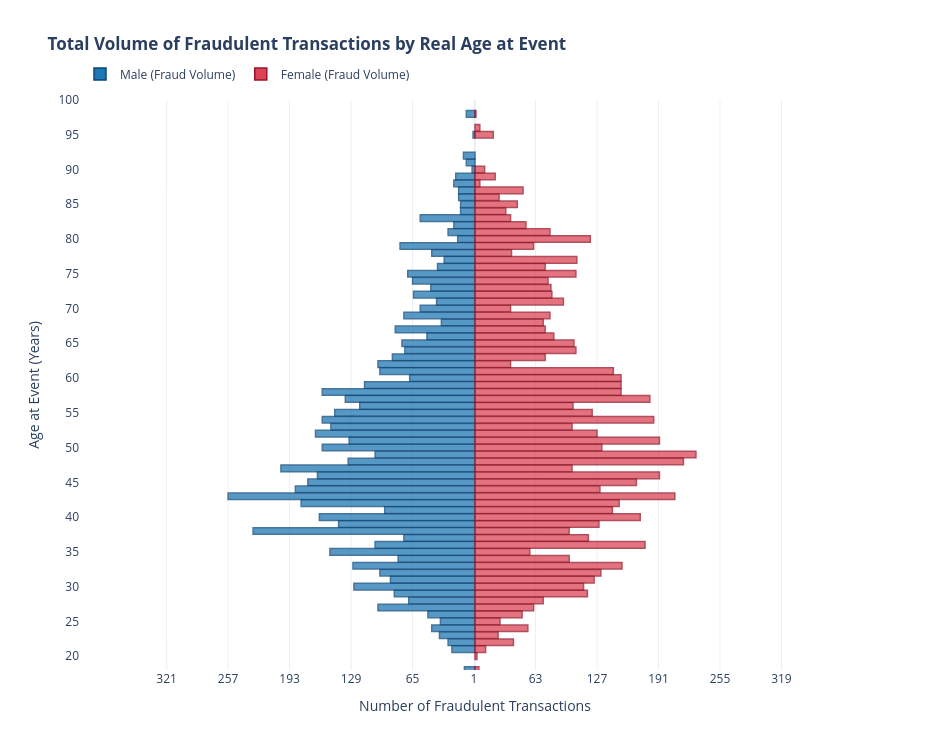

The cell this chart's notebook holds for it:
### Code cell
demographic_fraud_age_pd = demographic_fraud_age_df.toPandas()
males_frd2 = demographic_fraud_age_pd[demographic_fraud_age_pd["gender"] == "Male"]
females_frd2 = demographic_fraud_age_pd[demographic_fraud_age_pd["gender"] == "Female"]

demographic_fraud_age_fig = go.Figure()

demographic_fraud_age_fig.add_trace(go.Bar(
    y=males_frd2["age_at_transaction"],
    x=males_frd2["Total_pyramid"],
    name="Male (Fraud Volume)",
    orientation="h",
    marker=dict(color="#1F77B4", opacity=0.75, line=dict(color="#0A4678", width=1.5)),
    hovertemplate="<b>Age: %{y} years old</b><br>Fraudulent Transactions: %{customdata:,}\
    <extra></extra>",
    customdata=males_frd2["Total"]
))

demographic_fraud_age_fig.add_trace(go.Bar(
    y=females_frd2["age_at_transaction"],
    x=females_frd2["Total_pyramid"],
    name="Female (Fraud Volume)",
    orientation="h",
    marker=dict(color="#DB4455", opacity=0.75, line=dict(color="#961428", width=1.5)),
    hovertemplate="<b>Age: %{y} years old</b><br>Fraudulent Transactions: %{customdata:,}\
    <extra></extra>",
    customdata=females_frd2["Total"]
))

max_count = int(demographic_fraud_age_pd["Total"].max())
tick_step = max(1, max_count // 4)
tick_vals = list(range(-max_count - tick_step, max_count + tick_step, tick_step))
tick_text = [str(abs(v)) for v in tick_vals]

demographic_fraud_age_fig.update_layout(
    title="<b>Total Volume of Fraudulent Transactions by Real Age at Event</b>",
    barmode="overlay", bargap=0.05, height=750, width=950, autosize=False,    
    legend=dict(orientation="h", yanchor="bottom", y=1.02, xanchor="left", x=0),
    xaxis=dict(title="Number of Fraudulent Transactions", 
               tickvals=tick_vals, ticktext=tick_text, range=[-max_count * 1.6, max_count * 1.6]),
    yaxis=dict(title="Age at Event (Years)", type="linear", range=[18, 100], dtick=5),
    template="plotly_white",
)

demographic_fraud_age_fig.show()

### Figure 1 — Plotly figure (JSON) as saved in the notebook; plotly's stock layout.template omitted (floating-point values rounded to 4 significant figures)
{"data": [{"customdata": [57, 132, 12, 202, 150, 49, 99, 73, 22, 22, 36, 78, 45, 70, 174, 17, 74, 15, 127, 104, 162, 50, 45, 159, 101, 159, 101, 37, 166, 181, 115, 18, 2, 24, 84, 64, 86, 46, 74, 32, 159, 257, 135, 68, 39, 142, 104, 94, 15, 35, 11, 88, 57, 80, 83, 164, 187, 151, 231, 28, 28, 17, 126, 20, 99, 69, 3, 76, 120, 131, 40, 146, 65, 9, 9], "hovertemplate": "<b>Age: %{y} years old</b><br>Fraudulent Transactions: %{customdata:,}    <extra></extra>", "marker": {"color": "#1F77B4", "line": {"color": "#0A4678", "width": 1.5}, "opacity": 0.75}, "name": "Male (Fraud Volume)", "orientation": "h", "type": "bar", "x": [-57, -132, -12, -202, -150, -49, -99, -73, -22, -22, -36, -78, -45, -70, -174, -17, -74, -15, -127, -104, -162, -50, -45, -159, -101, -159, -101, -37, -166, -181, -115, -18, -2, -24, -84, -64, -86, -46, -74, -32, -159, -257, -135, -68, -39, -142, -104, -94, -15, -35, -11, -88, -57, -80, -83, -164, -187, -151, -231, -28, -28, -17, -126, -20, -99, -69, -3, -76, -120, -131, -40, -146, -65, -9, -9], "y": [70, 48, 92, 47, 53, 26, 32, 64, 88, 82, 25, 79, 24, 75, 45, 87, 37, 84, 33, 49, 40, 66, 78, 54, 27, 58, 62, 23, 52, 42, 59, 80, 95, 21, 29, 72, 63, 73, 69, 77, 50, 43, 57, 60, 76, 39, 36, 41, 85, 68, 18, 31, 83, 34, 67, 46, 44, 35, 38, 22, 81, 86, 30, 89, 61, 28, 90, 65, 56, 51, 71, 55, 74, 98, 91]}, {"customdata": [144, 106, 102, 73, 122, 103, 38, 98, 24, 26, 129, 150, 76, 79, 19, 208, 101, 57, 32, 182, 78, 120, 37, 44, 192, 73, 11, 186, 40, 192, 25, 152, 50, 118, 71, 217, 78, 37, 230, 132, 21, 153, 131, 71, 82, 55, 168, 73, 80, 37, 152, 53, 127, 113, 124, 92, 130, 5, 49, 4, 143, 98, 105, 10, 101, 105, 152, 61, 177, 117, 61, 172, 5, 1, 2], "hovertemplate": "<b>Age: %{y} years old</b><br>Fraudulent Transactions: %{customdata:,}    <extra></extra>", "marker": {"color": "#DB4455", "line": {"color": "#961428", "width": 1.5}, "opacity": 0.75}, "name": "Female (Fraud Volume)", "orientation": "h", "type": "bar", "x": [144, 106, 102, 73, 122, 103, 38, 98, 24, 26, 129, 150, 76, 79, 19, 208, 101, 57, 32, 182, 78, 120, 37, 44, 192, 73, 11, 186, 40, 192, 25, 152, 50, 118, 71, 217, 78, 37, 230, 132, 21, 153, 131, 71, 82, 55, 168, 73, 80, 37, 152, 53, 127, 113, 124, 92, 130, 5, 49, 4, 143, 98, 105, 10, 101, 105, 152, 61, 177, 117, 61, 172, 5, 1, 2], "y": [61, 77, 56, 76, 55, 65, 78, 38, 23, 25, 39, 42, 74, 73, 95, 43, 47, 35, 84, 57, 81, 80, 70, 85, 46, 67, 21, 54, 22, 51, 86, 58, 87, 37, 28, 48, 69, 62, 49, 50, 89, 33, 32, 68, 66, 24, 45, 63, 72, 83, 59, 82, 52, 30, 31, 71, 44, 88, 26, 18, 41, 34, 75, 90, 53, 64, 60, 79, 36, 29, 27, 40, 96, 98, 20]}], "layout": {"autosize": false, "bargap": 0.05, "barmode": "overlay", "height": 750, "legend": {"orientation": "h", "x": 0, "xanchor": "left", "y": 1.02, "yanchor": "bottom"}, "title": {"text": "<b>Total Volume of Fraudulent Transactions by Real Age at Event</b>"}, "width": 950, "xaxis": {"range": [-411.2, 411.2], "ticktext": ["321", "257", "193", "129", "65", "1", "63", "127", "191", "255", "319"], "tickvals": [-321, -257, -193, -129, -65, -1, 63, 127, 191, 255, 319], "title": {"text": "Number of Fraudulent Transactions"}, "type": "linear"}, "yaxis": {"dtick": 5, "range": [18, 100], "title": {"text": "Age at Event (Years)"}, "type": "linear"}}}
